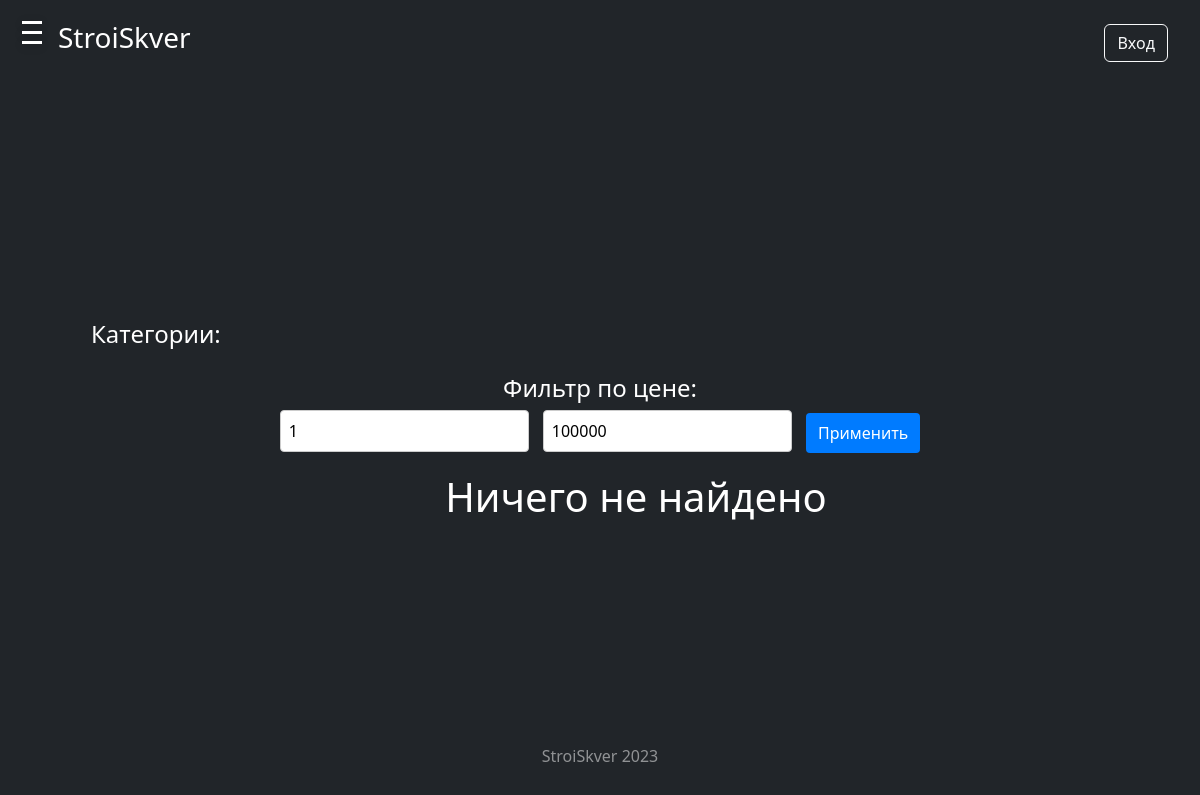
The page /buildingmaterials/pagematerials/all/filter/ on the database as committed earlier.
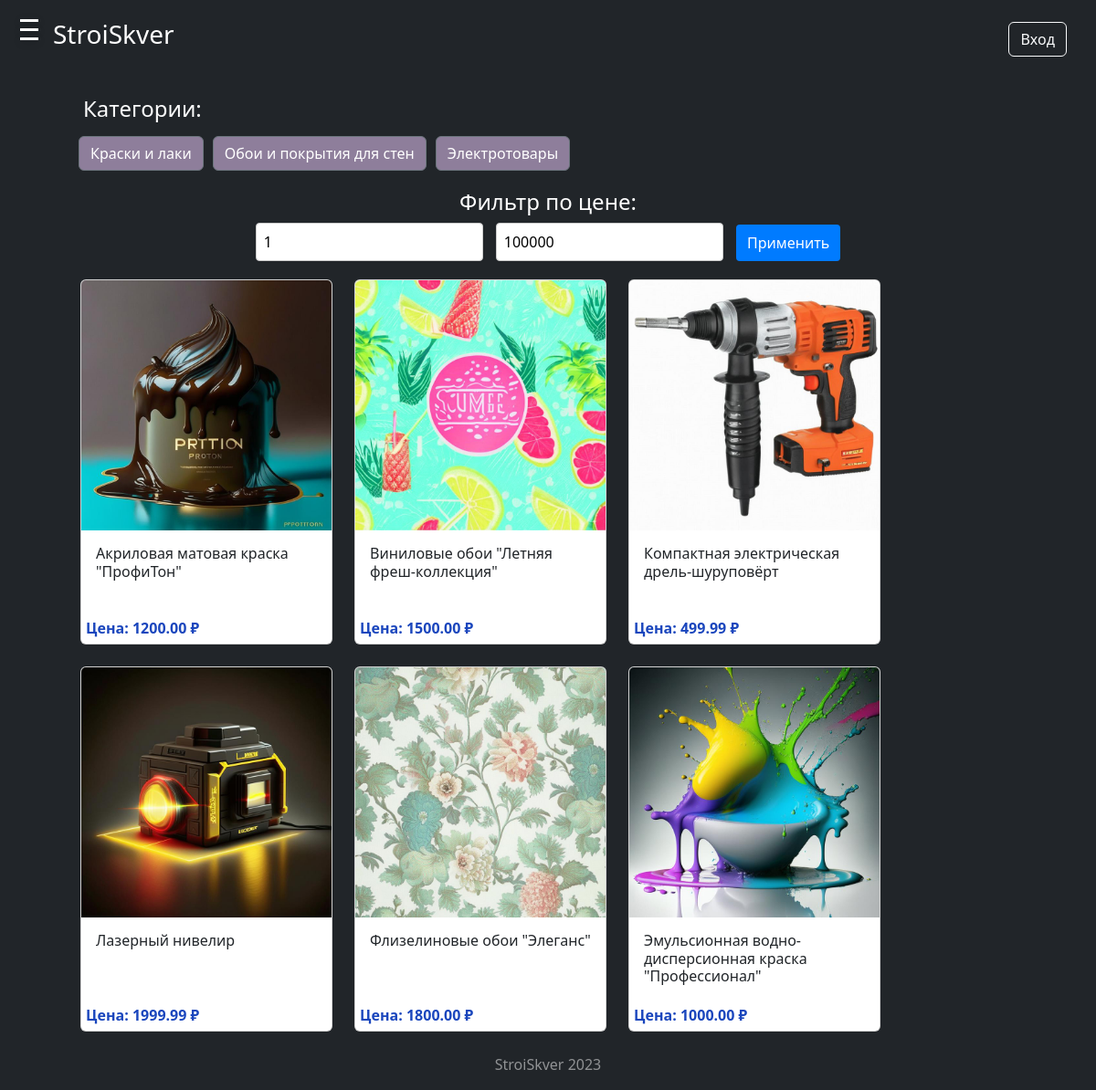
The same page on the database as committed later.
### Buildingmaterials/models.py (models this page shows, shortened)
class Category(models.Model):
    name = models.CharField(max_length=200, db_index=True, primary_key=True)
    slug = models.SlugField(max_length=200, db_index=True, unique=True)
    class Meta:
        ordering = ('name',)
        verbose_name = 'Категория'
        verbose_name_plural = 'Категории'

class Product(models.Model):
    id = models.AutoField(primary_key=True)
    category = models.ForeignKey(Category, related_name='products', on_delete=models.CASCADE)
    name = models.CharField(max_length=200, db_index=True)
    slug = models.SlugField(max_length=200, db_index=True)
    image = models.ImageField(upload_to='images/', blank=True)
    description = models.TextField(blank=True)
    price = models.DecimalField(max_digits=10, decimal_places=2)
    class Meta:
        ordering = ('name',)
        index_together = (('id', 'slug'),)
    def get_absolute_url (self):
        return reverse ('product_detail',
                        args=[self.id, self.slug])

### Buildingmaterials/views.py (the view)
# urls.py: path('pagematerials/all/filter/', views.all_products_filter, name='all_products_filter'),
def all_products_filter(request):
    min_price = request.GET.get('min_price')
    max_price = request.GET.get('max_price')
    products = Product.objects.all()
    if min_price and max_price:
        products = products.filter(price__gte=min_price, price__lte=max_price)
    categories = Category.objects.all()  # Получаем все категории товаров
    return render(request, 'all_products_filter.html', {'products': products, 'categories': categories})

### Buildingmaterials/templates/Buildingmaterials/all_products_filter.html (shortened to what this page needs)
{% extends 'Core/base.html' %}
{% load static %}
{%block content%}
<div class="category-container">
  <h4 class="category-title">Категории:</h4>
  <div class="category-buttons">
    {% for category in categories %}
      <a href="{% url 'category_product_list' category.slug %}" class="btn btn-secondary">{{ category.name }}</a>
    {% endfor %}
  </div>
</div>
<div class="filter-container">
  <h4 class="filter-title">Фильтр по цене:</h4>
  <form action="{% url 'all_products_filter' %}" method="get" class="filter-form">
  <input type="number" name="min_price" placeholder="Мин. цена" value="1" class="filter-input">
  <input type="number" name="max_price" placeholder="Макс. цена" value="100000" class="filter-input">
  <button type="submit" class="btn btn-primary filter-button">Применить</button>
  </form>
</div>
<div class="row custom-row" style="margin-top: 20px; margin-left: 60px;">
  {% if products %}
  {% for product in products %}
  <div style="width: 300px;" class="col-md-4 mb-4">
    <a class="none-decoration" href="{{ product.get_absolute_url }}">
      <div style="height: 400px;" class="card">
        {% if product.image %}
        <div class="card-img-container">
          <img style="width: 100%;" src="{{ product.image.url }}" class="card-img-top imageproduct"
               alt="{{ product.name }}">
        </div>
        {% endif %}
        <div class="card-body">
          <h6 class="card-title">{{ product.name }}</h6>
          <p class="card-text">Цена: {{ product.price }} ₽</p>
        </div>
      </div>
    </a>
  </div>
  {% endfor %}
  {% else %}
    <h1>Ничего не найдено</h1>
    {% endif %}
</div>
{%endblock%}

Rows that differ between the two databases and show on the page:
added Category: name "Краски и лаки"
added Category: name "Обои и покрытия для стен"
added Category: name "Электротовары"
added Product: image (picture), name "Акриловая матовая краска \"ПрофиТон\"", price "1200.00"
added Product: image (picture), name "Виниловые обои \"Летняя фреш-коллекция\"", price "1500.00"
added Product: image (picture), name "Компактная электрическая дрель-шуруповёрт", price "499.99"
added Product: image (picture), name "Лазерный нивелир", price "1999.99"
added Product: image (picture), name "Флизелиновые обои \"Элеганс\"", price "1800.00"
added Product: image (picture), name "Эмульсионная водно-дисперсионная краска \"Профессионал\"", price "1000.00"
Other text that changed with them:
text no longer shown: "Ничего не найдено"
